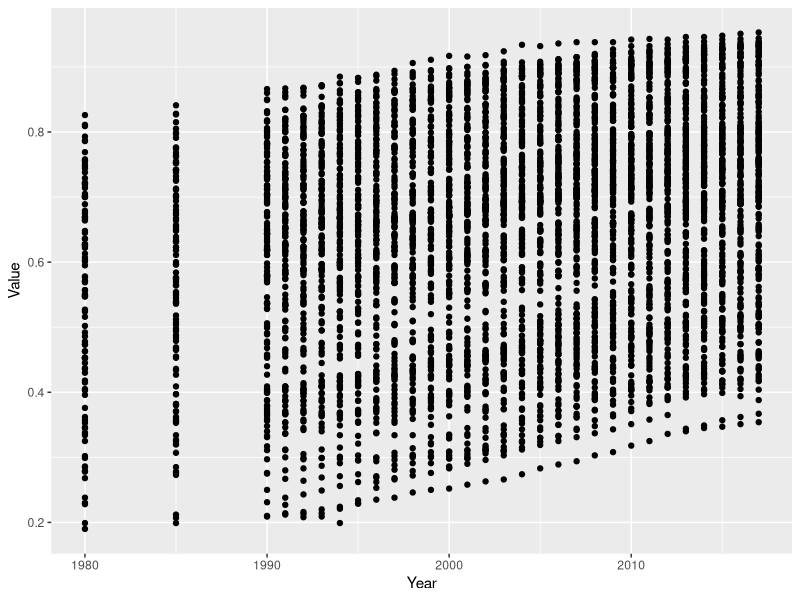

Reproduce this figure in R.
## ---- chunk 1
knitr::opts_chunk$set(echo = TRUE)
## ---- chunk 2
rm(list = ls())

library(dplyr)
library(ggplot2)
library(tidyverse)

hdi <- read.csv("human-development-index.csv")
## ---- chunk 3
hdi <- rename(hdi, "Country" = "Entity")
hdi <- rename(hdi, "Value" = "X..0.1..higher.values.are.better..")

norge <- hdi %>%
  filter(Country == "Norway")


## ---- chunk 4
ggplot(hdi, aes(x = Year, y = Value)) +
  geom_point()
## ---- chunk 5
#print test
print("Hello world")
## ---- chunk 6
print ("Test Marius")
